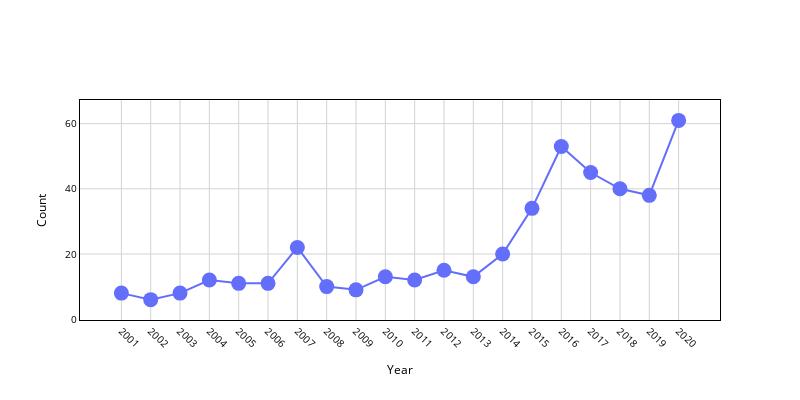

Write notebook code for a chart like this one.
### Code cell
types = ['Korea', 'US']
# markers = ['circle', 'diamond', 'square', 'triangle-up', 'star', 'cross', 'x']
markers = ['circle', 'diamond']
# colors = ['#636EFA', '#EF553B', '#00CC96', '#AB63FA', '#FFA15A', '#19D3F3', '#FF6692']
colors = ['#636EFA', '#EF553B']
fig = go.Figure()


fig.add_trace(go.Scatter(x=data['publish_year'], 
                         y=data['abs'],
                         mode = 'lines+markers',
                         name = "count",
                         line_shape='linear',
                         line=dict(color="#636EFA", 
                                   width=2,
                                #    dash='line'
                                   ),
                         marker = dict(symbol="circle",
                                       size=15),
                        ),
             )

fig.update_layout(
    height = 400,
    width  = 800,
    plot_bgcolor= "white",
    font=dict(
#         family="Courier New, monospace",
    size=10,
    color="black")

)

fig.update_xaxes(showgrid=True, gridwidth=1, gridcolor='lightgray')
fig.update_yaxes(showgrid=True, gridwidth=1, gridcolor='lightgray')

fig.update_xaxes(showline=True, linewidth=1, linecolor='black', mirror=True, title='Year', tickmode = 'array', ticktext=[i for i in range(2001, 2021)], tickvals = [i for i in range(2001, 2021)], tickangle = 45)

fig.update_yaxes(showline=True, linewidth=1, linecolor='black', mirror=True, title='Count')
fig.update_layout(legend=dict(
    orientation="h",
    yanchor="bottom",
    y=1.02,
    xanchor="right",
    x=0.98,
    font=dict(
#             family="Courier",
            size=15,
            color="black"
        ),
))

fig.show()

### Figure 1 — Plotly figure (JSON) as saved in the notebook; plotly's stock layout.template omitted (floating-point values rounded to 4 significant figures)
{"data": [{"line": {"color": "#636EFA", "shape": "linear", "width": 2}, "marker": {"size": 15, "symbol": "circle"}, "mode": "lines+markers", "name": "count", "type": "scatter", "x": [2001, 2002, 2003, 2004, 2005, 2006, 2007, 2008, 2009, 2010, 2011, 2012, 2013, 2014, 2015, 2016, 2017, 2018, 2019, 2020], "y": [8, 6, 8, 12, 11, 11, 22, 10, 9, 13, 12, 15, 13, 20, 34, 53, 45, 40, 38, 61]}], "layout": {"font": {"color": "black", "size": 10}, "height": 400, "legend": {"font": {"color": "black", "size": 15}, "orientation": "h", "x": 0.98, "xanchor": "right", "y": 1.02, "yanchor": "bottom"}, "plot_bgcolor": "white", "width": 800, "xaxis": {"gridcolor": "lightgray", "gridwidth": 1, "linecolor": "black", "linewidth": 1, "mirror": true, "showgrid": true, "showline": true, "tickangle": 45, "tickmode": "array", "ticktext": [2001, 2002, 2003, 2004, 2005, 2006, 2007, 2008, 2009, 2010, 2011, 2012, 2013, 2014, 2015, 2016, 2017, 2018, 2019, 2020], "tickvals": [2001, 2002, 2003, 2004, 2005, 2006, 2007, 2008, 2009, 2010, 2011, 2012, 2013, 2014, 2015, 2016, 2017, 2018, 2019, 2020], "title": {"text": "Year"}}, "yaxis": {"gridcolor": "lightgray", "gridwidth": 1, "linecolor": "black", "linewidth": 1, "mirror": true, "showgrid": true, "showline": true, "title": {"text": "Count"}}}}
